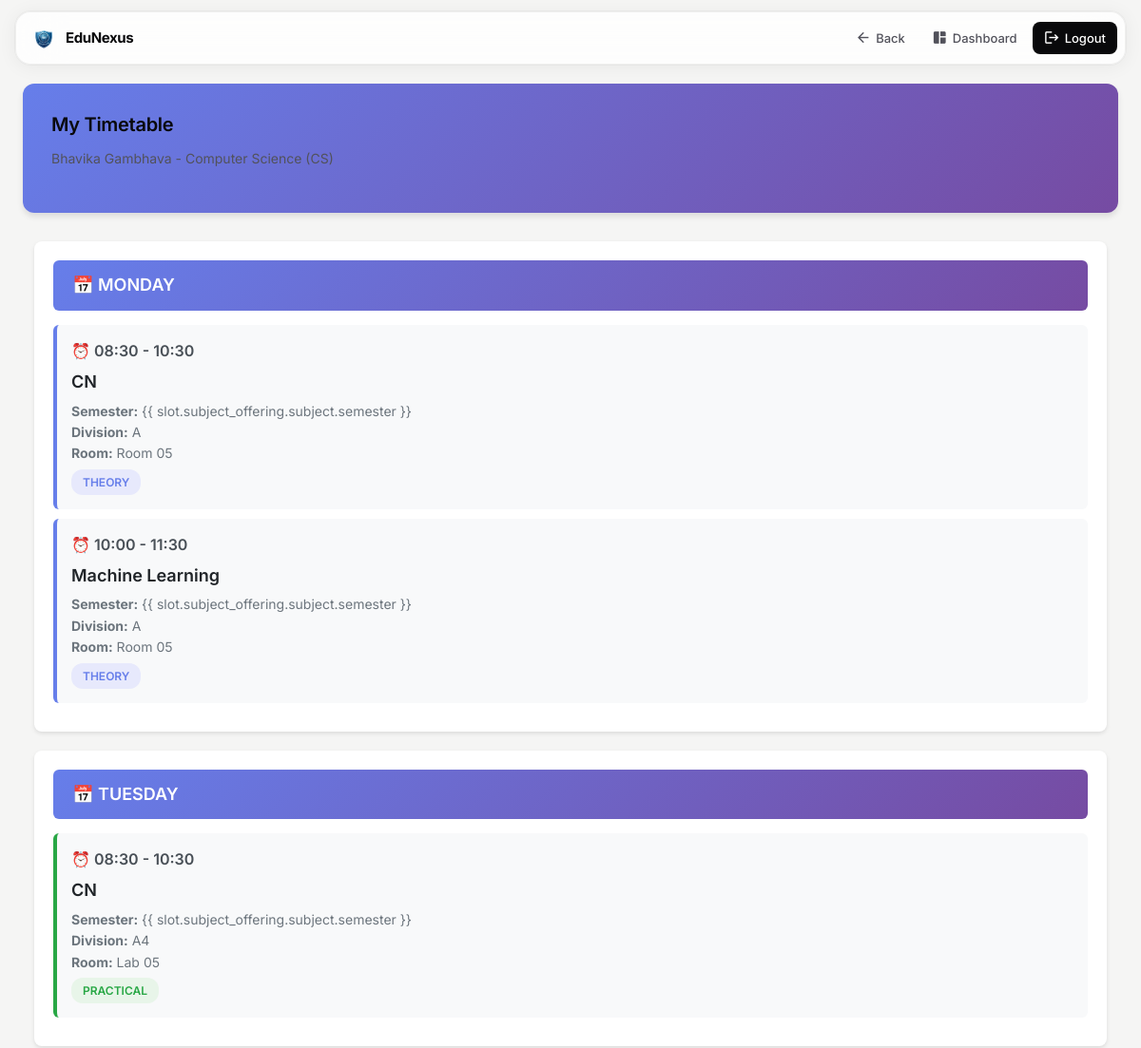
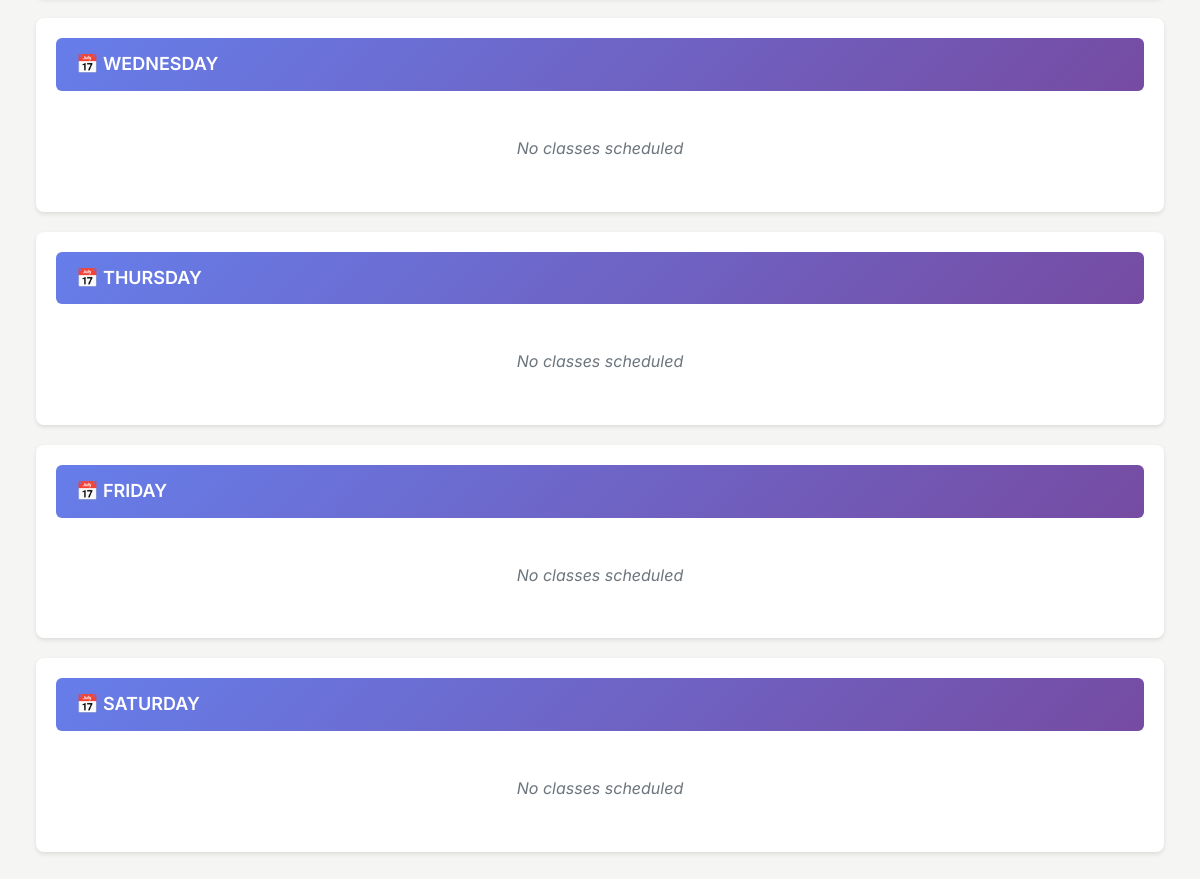
Screenshot of /faculty_app/view_timetable/ (signed in) with the database file from the repository (2 pictures, top to bottom).
### admin_app/models.py (models this page shows, shortened)
class Faculty(models.Model):
    STATUS_CHOICES = [
        ('active', 'Active'),
        ('inactive', 'Inactive'),
    ]
    user = models.OneToOneField(CustomUser, on_delete=models.CASCADE, related_name='faculty_profile')
    name = models.CharField(max_length=200)
    email = models.EmailField()
    phone = models.CharField(max_length=15, blank=True, null=True)
    department = models.ForeignKey(Department, on_delete=models.PROTECT, related_name='faculties', null=True, blank=True)
    specialization = models.CharField(max_length=200, blank=True, null=True)
    subjects = models.ManyToManyField(Subject, blank=True, related_name='qualified_faculties')
    salary = models.DecimalField(max_digits=10, decimal_places=2, default=0)
    image = models.ImageField(upload_to='faculty_photos/', default='default_faculty.jpg')
    status = models.CharField(max_length=20, choices=STATUS_CHOICES, default='active')
    created_at = models.DateTimeField(auto_now_add=True)
    updated_at = models.DateTimeField(auto_now=True)
    class Meta:
        ordering = ['name']

class Department(models.Model):
    name = models.CharField(max_length=200, unique=True)  # e.g., "Faculty of Technology"
    code = models.CharField(max_length=10, unique=True)   # e.g., "FoT"
    head = models.ForeignKey('Faculty', on_delete=models.SET_NULL, null=True, blank=True, related_name='headed_departments')
    created_at = models.DateTimeField(auto_now_add=True)
    class Meta:
        ordering = ['name']
    def __str__(self):
        return f"{self.name} ({self.code})"

class Timetable(models.Model):
    DAY_CHOICES = [
        ('monday', 'Monday'),
        ('tuesday', 'Tuesday'),
        ('wednesday', 'Wednesday'),
        ('thursday', 'Thursday'),
        ('friday', 'Friday'),
        ('saturday', 'Saturday'),
    ]
    TYPE_CHOICES = [
        ('theory', 'Theory'),
        ('practical', 'Practical'),
        ('tutorial', 'Tutorial'),
    ]
    subject_offering = models.ForeignKey(SubjectOffering, on_delete=models.CASCADE, related_name='timetable_slots')
    day = models.CharField(max_length=20, choices=DAY_CHOICES)
    start_time = models.TimeField()
    end_time = models.TimeField()
    room_number = models.CharField(max_length=20, blank=True, null=True)
    lecture_type = models.CharField(max_length=20, choices=TYPE_CHOICES, default='theory')
    created_at = models.DateTimeField(auto_now_add=True)
    class Meta:
        ordering = ['subject_offering', 'day', 'start_time']

class SubjectOffering(models.Model):
    subject = models.ForeignKey(Subject, on_delete=models.PROTECT, related_name='offerings')
    academic_year = models.CharField(max_length=10)  # e.g., "2025-26"
    division = models.CharField(max_length=5)  # e.g., "A", "B", "C"
    faculty = models.ForeignKey('Faculty', on_delete=models.PROTECT, related_name='teaching_subjects')
    max_students = models.IntegerField(default=60)
    created_at = models.DateTimeField(auto_now_add=True)
    class Meta:
        ordering = ['academic_year', 'subject', 'division']
        unique_together = ['subject', 'academic_year', 'division']

class Subject(models.Model):
    code = models.CharField(max_length=20, unique=True)   # e.g., "23CE610"
    name = models.CharField(max_length=200, unique=True)  # e.g., "ADVANCED COMPUTER ARCHITECTURE"
    credits = models.IntegerField(default=4)
    semester = models.IntegerField(choices=[(i, f"Semester {i}") for i in range(1, 9)])
    is_elective = models.BooleanField(default=False)
    department = models.ForeignKey(Department, on_delete=models.PROTECT, related_name='subjects')
    syllabus_url = models.URLField(blank=True, null=True)
    created_at = models.DateTimeField(auto_now_add=True)
    class Meta:
        ordering = ['semester', 'code']
        unique_together = ['code', 'department']

### faculty_app/views.py (the view)
# urls.py: path("view_timetable/", views.view_timetable, name="view_timetable"),
@faculty_required
def view_timetable(request):
    from admin_app.models import Timetable
    try:
        faculty = Faculty.objects.get(user=request.user)
    except Faculty.DoesNotExist:
        messages.error(request, "Faculty profile not found.")
        return redirect("faculty_app:faculty_dashboard")
    timetable = Timetable.objects.filter(
        subject_offering__faculty=faculty
    ).select_related('subject_offering', 'subject_offering__subject').order_by('day', 'start_time')
    days = ['monday', 'tuesday', 'wednesday', 'thursday', 'friday', 'saturday']
    organized_timetable = {}
    for day in days:
        organized_timetable[day] = timetable.filter(day=day)
    context = {
        'faculty': faculty,
        'organized_timetable': organized_timetable,
        'days': days,
        'timetable_entries': timetable,
    }
    return render(request, "faculty_app/timetable.html", context)

### faculty_app/views.py (called while the page is built)
def faculty_required(view_func):
    @wraps(view_func)
    def wrapper(request, *args, **kwargs):
        if not request.user.is_authenticated:
            return redirect("registration:login")  # Redirect unauthenticated users to login page
        if request.user.role == "faculty":
            return view_func(request, *args, **kwargs)
        logout(request)  # Log out unauthorized users
        return redirect("registration:login")  # Redirect unauthorized users
    return wrapper

### project1/context_processors.py (called while the page is built)
def session_timeout(request):
    return {
        'SESSION_TIMEOUT_SECONDS': getattr(settings, 'SESSION_COOKIE_AGE', 1800),
    }

### student_app/templatetags/custom_filters.py (called while the page is built)
@register.filter(name='get_item')
def get_item(dictionary, key):
    if dictionary is None:
        return None
    if hasattr(dictionary, 'get'):
        return dictionary.get(key)
    return None

### faculty_app/templates/faculty_app/timetable.html (shortened to what this page needs)
{% extends 'layout.html' %}
{% load static %}
{% load custom_filters %}
{% block container %}
<div class="timetable-header">
  <h2>My Timetable</h2>
  <p>{{ faculty.name }} - {{ faculty.department }}</p>
</div>
{% if timetable_entries %}
<div class="container-fluid">
  {% for day in days %}
  {% if organized_timetable|get_item:day %}
  <div class="timetable-day">
    <div class="day-header">📅 {{ day|upper }}</div>
    {% for slot in organized_timetable|get_item:day %}
    <div class="slot-card {{ slot.lecture_type }}">
      <div class="slot-time">
        ⏰ {{ slot.start_time|time:"H:i" }} - {{ slot.end_time|time:"H:i" }}
      </div>
      <div class="slot-subject">{{ slot.subject_offering.subject.name }}</div>
      <div class="slot-info">
        <strong>Semester:</strong> {{ slot.subject_offering.subject.semester
        }}<br />
        <strong>Division:</strong> {{ slot.subject_offering.division }}<br />
        {% if slot.room_number %}
        <strong>Room:</strong> {{ slot.room_number }}<br />
        {% endif %}
      </div>
      <span class="slot-type-badge badge-{{ slot.lecture_type }}">
        {{ slot.get_lecture_type_display }}
      </span>
    </div>
    {% endfor %}
  </div>
  {% else %}
  <div class="timetable-day">
    <div class="day-header">📅 {{ day|upper }}</div>
    <div class="empty-day">No classes scheduled</div>
  </div>
  {% endif %}
  {% endfor %}
</div>
{% else %}
<div class="no-timetable">
  <h5>No Timetable Assigned</h5>
  <p>Your timetable has not been created yet. Please contact administration.</p>
</div>
{% endif %}
{% endblock %}

### faculty_app/templates/faculty_app/timetable.html (style rules this page uses)
.timetable-header { background: linear-gradient(135deg, #667eea 0%, #764ba2 100%); color: white; padding: 30px; border-radius: 12px; margin-bottom: 30px; box-shadow: 0 4px 6px rgba(0, 0, 0, 0.1); }
.timetable-day { background: white; border-radius: 8px; padding: 20px; margin-bottom: 20px; box-shadow: 0 2px 4px rgba(0, 0, 0, 0.1); }
.day-header { background: linear-gradient(135deg, #667eea 0%, #764ba2 100%); color: white; padding: 12px 20px; border-radius: 6px; margin-bottom: 15px; font-weight: 600; font-size: 18px; }
.slot-card { border-left: 4px solid #667eea; background: #f8f9fa; padding: 15px; margin-bottom: 10px; border-radius: 6px; transition: all 0.3s; }
.slot-card.theory { border-left-color: #667eea; }
.slot-card.practical { border-left-color: #28a745; }
.slot-time { font-weight: 600; color: #495057; font-size: 16px; }
.slot-subject { font-size: 18px; font-weight: 600; color: #212529; margin: 5px 0; }
.slot-info { color: #6c757d; font-size: 14px; }
.slot-type-badge { display: inline-block; padding: 4px 12px; border-radius: 12px; font-size: 12px; font-weight: 600; text-transform: uppercase; margin-top: 5px; }
.badge-theory { background: #e7e9fc; color: #667eea; }
.badge-practical { background: #e8f5e9; color: #28a745; }
.empty-day { text-align: center; padding: 30px; color: #6c757d; font-style: italic; }

### rows the page displays
Faculty: name "Bhavika Gambhava", department "Computer Science (CS)"
Timetable: start_time "08:30", end_time "10:30", subject_offering.subject.name "CN", subject_offering.division "A", room_number "Room 05", lecture_type "THEORY"
Timetable: start_time "10:00", end_time "11:30", subject_offering.subject.name "Machine Learning", subject_offering.division "A", room_number "Room 05", lecture_type "THEORY"
Timetable: start_time "08:30", end_time "10:30", subject_offering.subject.name "CN", subject_offering.division "A4", room_number "Lab 05", lecture_type "PRACTICAL"

### other values shown
{{ day|upper }} "MONDAY" "TUESDAY"
{{ day|upper }} "WEDNESDAY" "THURSDAY" "FRIDAY" "SATURDAY"
